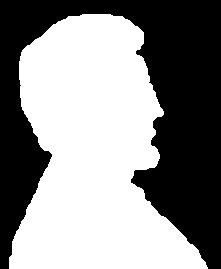
#> input picture entrega2/5-morfologicas/imagenes/imagen6.jpg, 221 x 269 px
$ python 4_3_extraccion_bordes.py
#> lines starting #> are read from the running program, lines starting #| are printed output that depends on the picture; after the words box and inside, x2 and y2 are one past the last pixel; in counts of white or black regions, pixels touching at a corner belong together
# Obtener los bordes de una imagen binaria

import numpy as np
from PIL import Image, ImageOps
import matplotlib.pyplot as plt
from scipy import ndimage


def imageToArray(filename:str, rgb:bool=False):
#> called with filename = 'imagenes/imagen6.jpg', rgb = False
    img = Image.open(filename)
#> img is the input picture: PIL image 221x269 RGB; min 0, max 255, mean 139.2
    if not rgb:
        img = ImageOps.grayscale(img)
#> img: PIL image 221x269 L
    img_array = np.array(img)
    return img_array

def binaria(input_image, th=127):
#> called with th = 127
    result_image=input_image>=127
#> result_image: shape (269, 221) bool; 54.6% white; 1 black region, box (x1, y1, x2, y2) and area: (0, 0, 221, 269) 26994
    return result_image

def borde(input_image, structure_rank=2, structure_connectivity=1):
#> called with structure_rank = 2, structure_connectivity = 1
    structure=ndimage.generate_binary_structure(structure_rank, structure_connectivity)
    result_image = ndimage.binary_erosion(input_image,structure=structure )
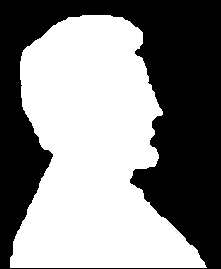
#> result_image: shape (269, 221) bool; 53.2% white; 1 black region, box (x1, y1, x2, y2) and area: (0, 0, 221, 269) 27812
    result_image = input_image & ~result_image
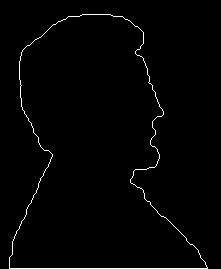
#> result_image: shape (269, 221) bool; 1.4% white in thin lines or dots, all inside (x1, y1, x2, y2) = (9, 14, 208, 269)
    return result_image

A = imageToArray("imagenes/imagen6.jpg")
A_bin = binaria(A)

A_borde =borde(A_bin)


# Imagen A
plt.subplot(1, 3, 1)
plt.title('Imagen A')
plt.imshow(A_bin, cmap='gray')

plt.subplot(1, 3, 2)
plt.title('Bordes')
plt.imshow(A_borde, cmap='gray')


plt.show()
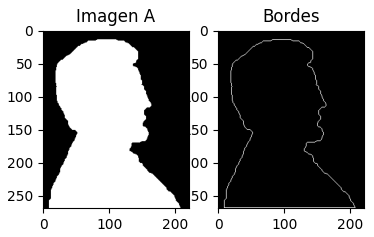
#> figure drawn by matplotlib, 2 panels

$ run again, with entrega2/5-morfologicas/imagenes/imagen1.jpg copied over entrega2/5-morfologicas/imagenes/imagen6.jpg
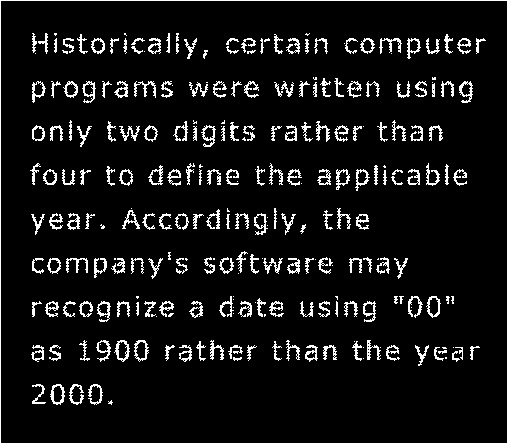
#> input picture entrega2/5-morfologicas/imagenes/imagen1.jpg, 508 x 444 px
#> in imageToArray, img is the input picture: PIL image 508x444 RGB; min 0, max 255, mean 20.3
#> img: PIL image 508x444 L
#> in borde, `result_image = ndimage.binary_erosion(input_image,structure=structure )`:
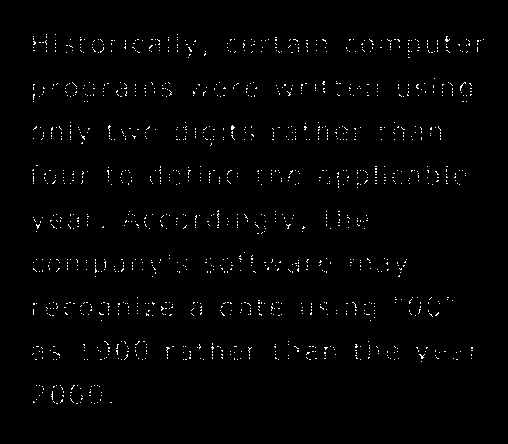
#> result_image: shape (444, 508) bool; 1.2% white in thin lines or dots, all inside (x1, y1, x2, y2) = (32, 34, 484, 404)
#> `plt.show()`:
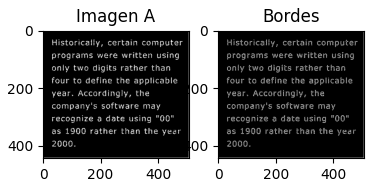
#> figure drawn by matplotlib, 2 panels

$ run again, with entrega2/5-morfologicas/imagenes/imagen3.jpg copied over entrega2/5-morfologicas/imagenes/imagen6.jpg
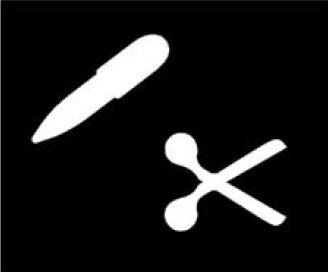
#> input picture entrega2/5-morfologicas/imagenes/imagen3.jpg, 328 x 272 px
#> in imageToArray, img is the input picture: PIL image 328x272 RGB; min 0, max 255, mean 26.5
#> img: PIL image 328x272 L
#> in binaria, `result_image=input_image>=127`:
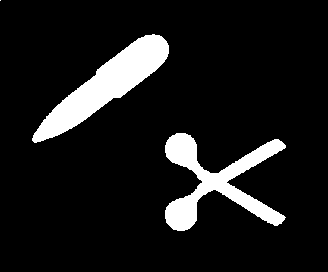
#> result_image: shape (272, 328) bool; 10.2% white; 3 white regions (1 under 20 px), largest, box (x1, y1, x2, y2) and area: (32, 34, 169, 143) 4772, (165, 133, 286, 231) 4309
#> `plt.show()`:
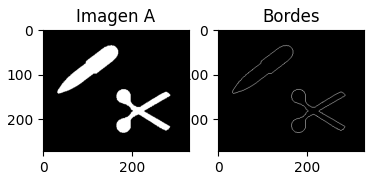
#> figure drawn by matplotlib, 2 panels
